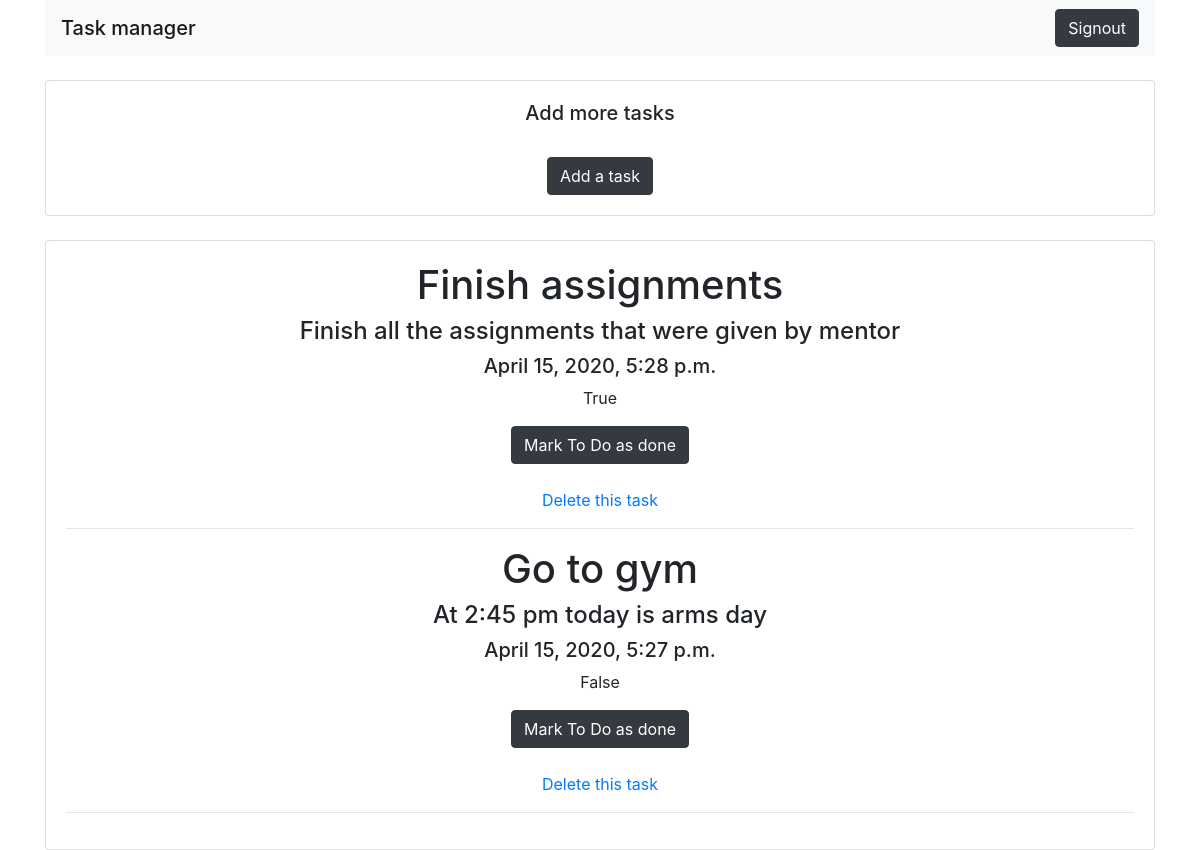
/home/, run on the app's committed database.
### todo/models.py (models this page shows)
class Todo(models.Model):
	title= models.CharField(max_length=100)
	description=models.TextField()
	timestamp= models.DateTimeField(auto_now=True)
	is_completed=models.BooleanField(default=False)

### todo/views.py (the view)
# urls.py: 2. Add a URL to urlpatterns:  path('', views.home, name='home')
def home(request):
	all_items = Todo.objects.all()
	return render(request,"home.html", {"all_items":all_items})

### todo/templates/home.html (shortened to what this page needs)
<!DOCTYPE html>
<html>
<head>
	<link rel="stylesheet" href="https://stackpath.bootstrapcdn.com/bootstrap/4.4.1/css/bootstrap.min.css">
</head>
<body>
	<div class="container">
		<nav class="navbar navbar-light bg-light">
 			<span class="navbar-brand mb-0 h1">Task manager</span>
		<a href="/signout/">
		<button type="button" style="float: right;" class="btn btn-dark">
		Signout
		</button>
		</a>
		</nav>
<br>
	<div class="card">
  <div class="card-body">
    <center><h5>Add more tasks</h5></center><br>
    <center>
        <a href="/addtask/" ><button type="button" class="btn btn-dark">Add a task</button></a>
    </center>
  </div>
</div><br>
	<div class="card">
		<div class="card-body">
  	<center>
		{% for post in all_items %}
			<h1>{{post.title}}</h1>
			<h4>{{post.description}}</h4>
			<h5>{{post.timestamp}}</h5>
			<p>{{post.is_completed}}</p>
			<a href="/mark-todo-done/{{post.id}}/">
			<button type="button" class="btn btn-dark">
					Mark To Do as done
			</button></a><br><br>
			<a href="/delete/{{post.id}}">Delete this task</a><hr>
		{% endfor %}
  	</center>
  </div>
</div>
	</div>
</body>
</html>

### data on the page
Todo: title "Finish assignments", description "Finish all the assignments that were given by mentor", timestamp "April 15, 2020, 5:28 p.m.", is_completed "True"
Todo: title "Go to gym", description "At 2:45 pm today is arms day", timestamp "April 15, 2020, 5:27 p.m.", is_completed "False"
